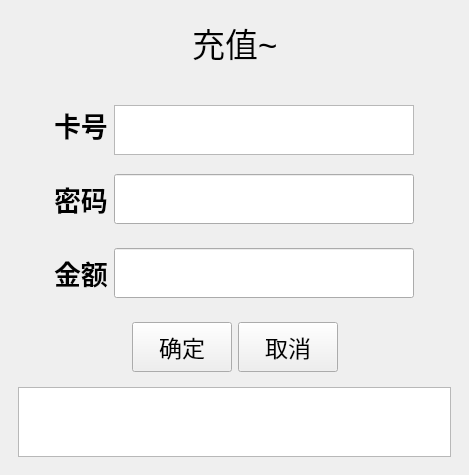
<?xml version="1.0" encoding="UTF-8"?>
<ui version="4.0">
 <class>charge</class>
 <widget class="QMainWindow" name="charge">
  <property name="geometry">
   <rect>
    <x>0</x>
    <y>0</y>
    <width>469</width>
    <height>453</height>
   </rect>
  </property>
  <property name="windowTitle">
   <string>charge</string>
  </property>
  <widget class="QWidget" name="centralwidget">
   <layout class="QVBoxLayout" name="verticalLayout">
    <item>
     <widget class="QWidget" name="widget" native="true">
      <layout class="QHBoxLayout" name="horizontalLayout_3">
       <item>
        <spacer name="horizontalSpacer_2">
         <property name="orientation">
          <enum>Qt::Horizontal</enum>
         </property>
         <property name="sizeHint" stdset="0">
          <size>
           <width>40</width>
           <height>20</height>
          </size>
         </property>
        </spacer>
       </item>
       <item>
        <widget class="QLabel" name="label">
         <property name="font">
          <font>
           <pointsize>25</pointsize>
          </font>
         </property>
         <property name="text">
          <string>充值~</string>
         </property>
        </widget>
       </item>
       <item>
        <spacer name="horizontalSpacer">
         <property name="orientation">
          <enum>Qt::Horizontal</enum>
         </property>
         <property name="sizeHint" stdset="0">
          <size>
           <width>40</width>
           <height>20</height>
          </size>
         </property>
        </spacer>
       </item>
      </layout>
     </widget>
    </item>
    <item>
     <widget class="QWidget" name="widget_2" native="true">
      <layout class="QGridLayout" name="gridLayout">
       <item row="1" column="0">
        <widget class="QWidget" name="widget_6" native="true">
         <layout class="QHBoxLayout" name="horizontalLayout_4">
          <item>
           <spacer name="horizontalSpacer_7">
            <property name="orientation">
             <enum>Qt::Horizontal</enum>
            </property>
            <property name="sizeHint" stdset="0">
             <size>
              <width>40</width>
              <height>20</height>
             </size>
            </property>
           </spacer>
          </item>
          <item>
           <widget class="QLabel" name="label_3">
            <property name="font">
             <font>
              <pointsize>20</pointsize>
              <weight>75</weight>
              <italic>false</italic>
              <bold>true</bold>
             </font>
            </property>
            <property name="text">
             <string>密码</string>
            </property>
           </widget>
          </item>
          <item>
           <widget class="QLineEdit" name="pwd">
            <property name="minimumSize">
             <size>
              <width>300</width>
              <height>50</height>
             </size>
            </property>
            <property name="echoMode">
             <enum>QLineEdit::Password</enum>
            </property>
           </widget>
          </item>
          <item>
           <spacer name="horizontalSpacer_8">
            <property name="orientation">
             <enum>Qt::Horizontal</enum>
            </property>
            <property name="sizeHint" stdset="0">
             <size>
              <width>40</width>
              <height>20</height>
             </size>
            </property>
           </spacer>
          </item>
         </layout>
        </widget>
       </item>
       <item row="4" column="0">
        <widget class="QTableWidget" name="table"/>
       </item>
       <item row="0" column="0">
        <widget class="QWidget" name="widget_5" native="true">
         <layout class="QHBoxLayout" name="horizontalLayout">
          <item>
           <spacer name="horizontalSpacer_5">
            <property name="orientation">
             <enum>Qt::Horizontal</enum>
            </property>
            <property name="sizeHint" stdset="0">
             <size>
              <width>40</width>
              <height>20</height>
             </size>
            </property>
           </spacer>
          </item>
          <item>
           <widget class="QLabel" name="label_2">
            <property name="font">
             <font>
              <pointsize>20</pointsize>
              <weight>75</weight>
              <italic>false</italic>
              <bold>true</bold>
             </font>
            </property>
            <property name="text">
             <string>卡号</string>
            </property>
           </widget>
          </item>
          <item>
           <widget class="QTextEdit" name="ID">
            <property name="minimumSize">
             <size>
              <width>300</width>
              <height>50</height>
             </size>
            </property>
            <property name="maximumSize">
             <size>
              <width>200</width>
              <height>40</height>
             </size>
            </property>
            <property name="font">
             <font>
              <pointsize>20</pointsize>
             </font>
            </property>
           </widget>
          </item>
          <item>
           <spacer name="horizontalSpacer_6">
            <property name="orientation">
             <enum>Qt::Horizontal</enum>
            </property>
            <property name="sizeHint" stdset="0">
             <size>
              <width>40</width>
              <height>20</height>
             </size>
            </property>
           </spacer>
          </item>
         </layout>
        </widget>
       </item>
       <item row="3" column="0">
        <widget class="QWidget" name="widget_3" native="true">
         <layout class="QHBoxLayout" name="horizontalLayout_2">
          <item>
           <spacer name="horizontalSpacer_3">
            <property name="orientation">
             <enum>Qt::Horizontal</enum>
            </property>
            <property name="sizeHint" stdset="0">
             <size>
              <width>40</width>
              <height>20</height>
             </size>
            </property>
           </spacer>
          </item>
          <item>
           <widget class="QPushButton" name="OK">
            <property name="minimumSize">
             <size>
              <width>100</width>
              <height>50</height>
             </size>
            </property>
            <property name="maximumSize">
             <size>
              <width>100</width>
              <height>16777215</height>
             </size>
            </property>
            <property name="font">
             <font>
              <pointsize>17</pointsize>
             </font>
            </property>
            <property name="text">
             <string>确定</string>
            </property>
           </widget>
          </item>
          <item>
           <widget class="QPushButton" name="NO">
            <property name="minimumSize">
             <size>
              <width>100</width>
              <height>50</height>
             </size>
            </property>
            <property name="maximumSize">
             <size>
              <width>70</width>
              <height>16777215</height>
             </size>
            </property>
            <property name="font">
             <font>
              <pointsize>17</pointsize>
             </font>
            </property>
            <property name="text">
             <string>取消</string>
            </property>
           </widget>
          </item>
          <item>
           <spacer name="horizontalSpacer_4">
            <property name="orientation">
             <enum>Qt::Horizontal</enum>
            </property>
            <property name="sizeHint" stdset="0">
             <size>
              <width>40</width>
              <height>20</height>
             </size>
            </property>
           </spacer>
          </item>
         </layout>
        </widget>
       </item>
       <item row="2" column="0">
        <widget class="QWidget" name="widget_7" native="true">
         <layout class="QHBoxLayout" name="horizontalLayout_5">
          <item>
           <spacer name="horizontalSpacer_9">
            <property name="orientation">
             <enum>Qt::Horizontal</enum>
            </property>
            <property name="sizeHint" stdset="0">
             <size>
              <width>40</width>
              <height>20</height>
             </size>
            </property>
           </spacer>
          </item>
          <item>
           <widget class="QLabel" name="label_4">
            <property name="font">
             <font>
              <pointsize>20</pointsize>
              <weight>75</weight>
              <italic>false</italic>
              <bold>true</bold>
             </font>
            </property>
            <property name="text">
             <string>金额</string>
            </property>
           </widget>
          </item>
          <item>
           <widget class="QLineEdit" name="money">
            <property name="minimumSize">
             <size>
              <width>300</width>
              <height>50</height>
             </size>
            </property>
            <property name="font">
             <font>
              <pointsize>20</pointsize>
             </font>
            </property>
            <property name="echoMode">
             <enum>QLineEdit::Normal</enum>
            </property>
           </widget>
          </item>
          <item>
           <spacer name="horizontalSpacer_10">
            <property name="orientation">
             <enum>Qt::Horizontal</enum>
            </property>
            <property name="sizeHint" stdset="0">
             <size>
              <width>40</width>
              <height>20</height>
             </size>
            </property>
           </spacer>
          </item>
         </layout>
        </widget>
       </item>
      </layout>
     </widget>
    </item>
   </layout>
  </widget>
 </widget>
 <resources/>
 <connections/>
</ui>
